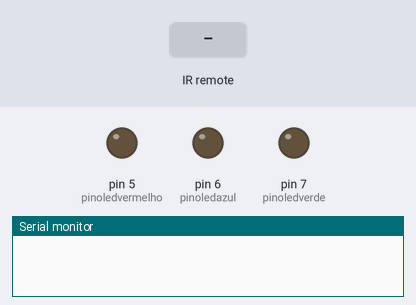
This sketch was run on a simulated Arduino Uno, built with avr-gcc and run on an emulated ATmega328P. On the bench: output pins drawn as LEDs (lit = HIGH), the last lines printed to the serial monitor. The inputs (shaded band) are chosen by the test bench.

Above: at 1.2 s.
1.3 s: infrared code 0xFFA25D received
At 1.6 s:
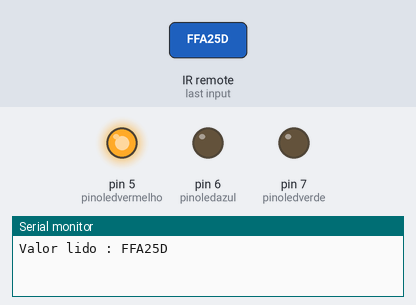
2.8 s: infrared code 0xFF629D received
At 3.9 s:
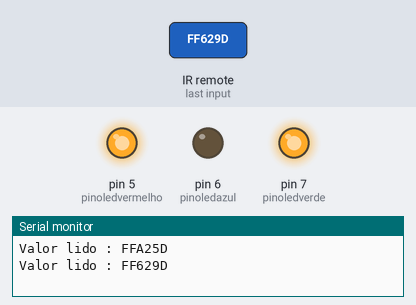
4.3 s: infrared code 0xFFE21D received
At 5.1 s:
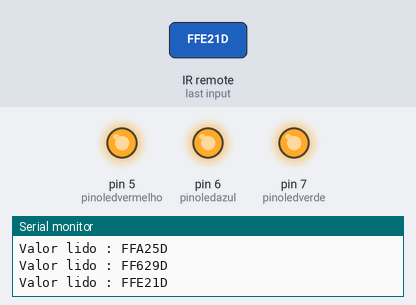
Timing chart, 0 to 7.3 s (numbered marks = the images above; inputs shaded):
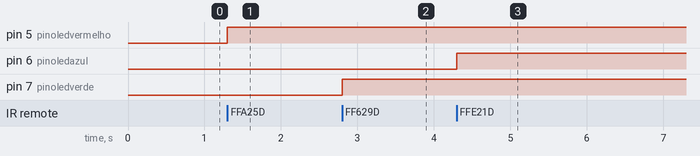

The sketch:

Teste_das_Teclas_1.ino
```cpp
// Programa : Teste Controle Remoto IR
// Autor : Arduino e Cia

#include <IRremote.h>

int RECV_PIN = 2;
float armazenavalor;
int pinoledvermelho = 5;
int pinoledazul = 6;
int pinoledverde = 7;

IRrecv irrecv(RECV_PIN);
decode_results results;

void setup()
{
  pinMode(pinoledvermelho, OUTPUT);
  pinMode(pinoledazul, OUTPUT);
  pinMode(pinoledverde, OUTPUT);
  Serial.begin(9600);
  irrecv.enableIRIn(); // Inicializa o receptor IR
}

void loop()
{
  if (irrecv.decode(&results))
  {
    Serial.print("Valor lido : ");
    Serial.println(results.value, HEX);

    armazenavalor = (results.value);
    if (armazenavalor == 0xFFA25D) //Verifica se a tecla 1 foi acionada
    {
      digitalWrite(pinoledvermelho, HIGH);  //Acende o led vermelho
    }

    if (armazenavalor == 0xFF629D) //Verifica se a tecla 4 foi acionada
    {
      digitalWrite(pinoledverde, HIGH); //Acende o led verde
    }

    if (armazenavalor == 0xFFE21D) //Verifica se a tecla 4 foi acionada
    {
      digitalWrite(pinoledazul, HIGH); //Acende o led verde
    }


    /*
        if (armazenavalor == oxFFE21D) //Verifica se a tecla 9 foi acionada
        {
          digitalWrite(pinoledvermelho, LOW); //Apaga todos os leds
          digitalWrite(pinoledverde, LOW);
        }
    */
    irrecv.resume(); //Le o próximo valor
  }
}
```

Measured:
- after the input at 1.3 s, pin 5 (pinoledvermelho): LOW → HIGH at once
- after the input at 2.8 s, pin 7 (pinoledverde): LOW → HIGH at once
- after the input at 4.3 s, pin 6 (pinoledazul): LOW → HIGH at once
